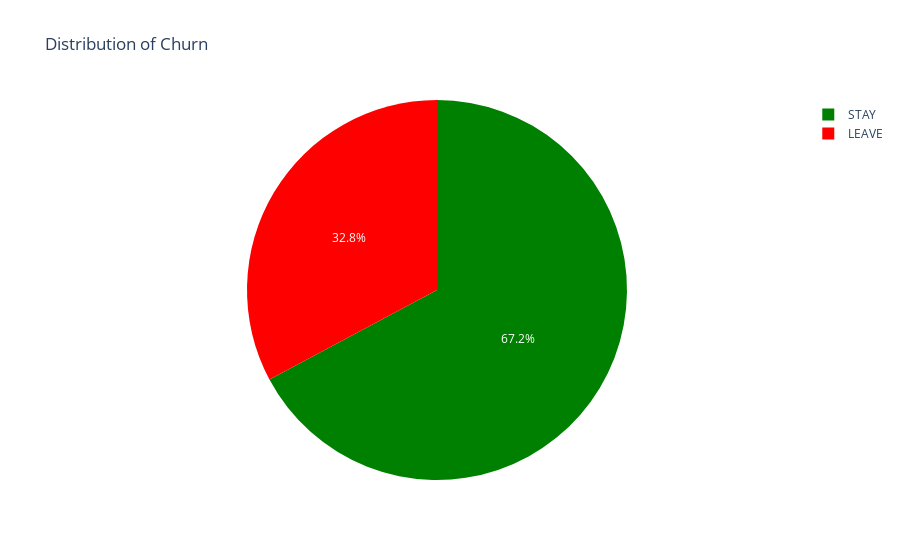

The notebook cell this image was saved under:
### Code cell
target_instance = xToAnalyse["CHURN_LABEL"].value_counts().to_frame()
target_instance = target_instance.reset_index()

fig = px.pie(target_instance, values='CHURN_LABEL', names = ['STAY', 'LEAVE'], color_discrete_sequence=["green", "red"],
             title='Distribution of Churn')
fig.show()

### Figure 1 — Plotly figure (JSON) as saved in the notebook; plotly's stock layout.template omitted (floating-point values rounded to 4 significant figures)
{"data": [{"domain": {"x": [0, 1], "y": [0, 1]}, "hovertemplate": "label=%{label}<br>CHURN_LABEL=%{value}<extra></extra>", "labels": ["STAY", "LEAVE"], "legendgroup": "", "name": "", "showlegend": true, "type": "pie", "values": [7623, 3723]}], "layout": {"legend": {"tracegroupgap": 0}, "piecolorway": ["green", "red"], "title": {"text": "Distribution of Churn"}}}
